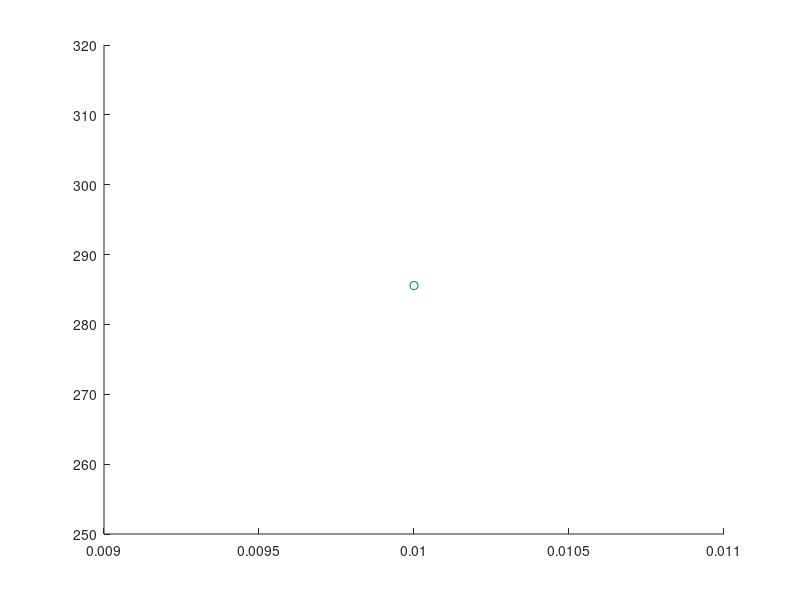

This figure's MATLAB source: (Note: this script raises an error after producing the figure.)
% This script plots figure 7 of the paper: 
%"Time-Limited Waveforms with Minimum Time Broadening for the Nonlinear
%Schrodinger Channel" by Y. Jaffal and A. Alvarado
%Y. Jaffal and A. Alvarado, Oct. 2022
close all;
figure(7);
% plot the results of MTB, dispersion-only
scatter([0.01],[285.56]);
% plot the results of MTB, lossless
fprintf('Plotting the MTB results for Lossless fiber...\n');
cd LosslessFiber\;
Lossless_Results_Part_of_Fig7;
cd ..
% plot the results of MTB, lossy
cd LossyFiber\
fprintf('Plotting the MTB results for Lossy fiber...\n');
Lossy_Results_Part_of_Fig7
cd ..;
legend('MTB, dispersion-only', 'MTB, Lossless', 'MTB, Lossy')